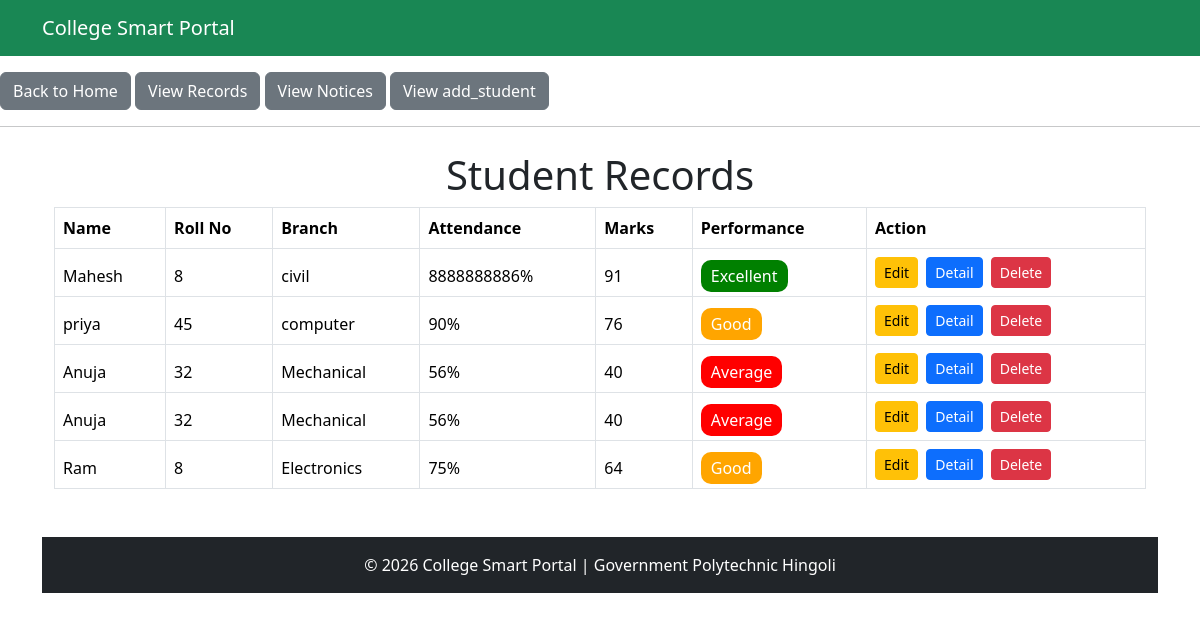
Before: /records with the older database file.
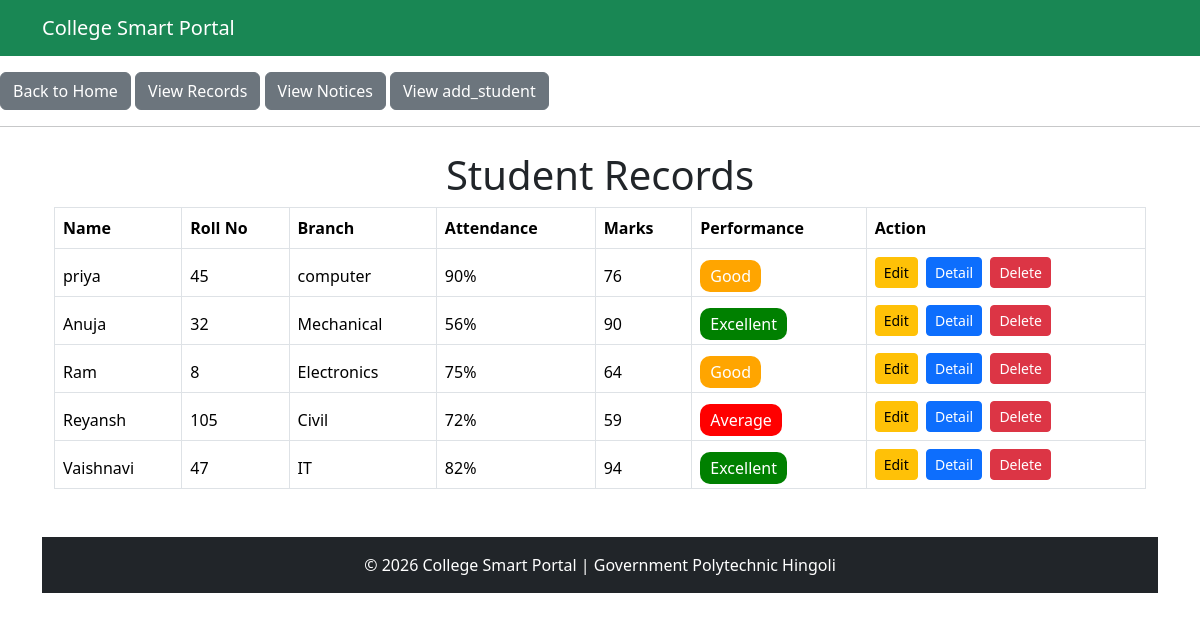
After: the same page with the newer database file.
### tables this page shows
CREATE TABLE students (
                    id INTEGER PRIMARY KEY AUTOINCREMENT,
                    name TEXT NOT NULL,
                    roll_no INTEGER NOT NULL,
                    marks INTEGER NOT NULL,
                    branch TEXT NOT NULL,
                    attendance INTEGER DEFAULT 0
                 );

### project Flask.py (the view)
@app.route('/records')
def records():
    conn = get_db()
    students = conn.execute("""
        SELECT id, name, roll_no, branch, attendance, marks
        FROM students
    """).fetchall()
    conn.close()
    return render_template('records.html', students=students)

### database.py (called while the page is built)
def get_db():
    conn = sqlite3.connect("college.db")
    return conn

### templates/records.html (shortened to what this page needs)
{% extends "base.html" %}
{% block content %}
<h1 style="text-align:center;">Student Records</h1>
<table border="1" style="width:100%; border-collapse:collapse; text-align:center;">
<table class="table table-striped table-succes table-bordered">
    <thead class="table-drak">
    <tr style="background-color:#2c3e50; color:white;">
        <th>Name</th>
        <th>Roll No</th>
        <th>Branch</th>
        <th>Attendance</th>
        <th>Marks</th>
        <th>Performance</th>
        <th>Action</th>
    </tr>
    {% for student in students %}
    <tr>
        <td>{{ student[1] }}</td>
        <td>{{ student[2] }}</td>
        <td>{{ student[3] }}</td>
        <td>{{ student[4] }}%</td>
        <td>{{ student[5] }}</td>
        <td>
            {% if student[5] >= 80 %}
                <span style="background:green;color:white;padding:5px 10px;border-radius:10px;">
                    Excellent
                </span>
            {% elif student[5] >= 60 %}
                <span style="background:orange;color:white;padding:5px 10px;border-radius:10px;">
                    Good
                </span>
            {% else %}
                <span style="background:red;color:white;padding:5px 10px;border-radius:10px;">
                    Average
                </span>
            {% endif %}
        </td>
            <td class="text-nowrap">
             <a href="{{ url_for('edit_student', id=student[0]) }}"
                  class="btn btn-warning btn-sm me-1">
                     Edit
             </a>
                <a href="{{ url_for('student_detail', id=student[0]) }}"
                    class="btn btn-primary btn-sm me-1">
                      Detail
                 </a>
                    <a href="{{ url_for('delete_student', id=student[0]) }}"
                       class="btn btn-danger btn-sm"
                         onclick="return confirm('Are you sure?')">
                              Delete
                 </a>
           </td>
     </tr>
    {% endfor %}
</table>
{% endblock %}

### templates/base.html (shortened to what this page needs)
<!DOCTYPE html>
<html>
<head>
    <link href="https://cdn.jsdelivr.net/npm/bootstrap@5.3.2/dist/css/bootstrap.min.css" rel="stylesheet">
</head>
<body>
    <nav class="navbar navbar-expand-lg navbar-dark bg-success">
        <div class="container">
            <a class="navbar-brand" href="/">College Smart Portal</a>
        </div>
    </nav>
    <a href="{{ url_for('home') }}" class="btn btn-secondary mt-3">Back to Home</a>
    <a href="{{ url_for('records') }}" class="btn btn-secondary mt-3">View Records</a>
    <a href="{{ url_for('notices') }}" class="btn btn-secondary mt-3">View Notices</a>
    <a href="{{ url_for('add_student') }}" class="btn btn-secondary mt-3">View add_student</a>
    <hr>
    <div class="container mt-4">
        <div class="container mt-4">
              {% block content %}
                 {% endblock %}
    </div>
    <footer class="bg-dark text-white text-center p-3 mt-5">
        © 2026 College Smart Portal | Government Polytechnic Hingoli
    </footer>
</body>
</html>

Changed rows visible on the page:
removed students: name "Mahesh", roll_no "8", branch "civil", attendance "8888888886", marks "91", shows "Excellent"
removed students: name "Anuja", roll_no "32", branch "Mechanical", attendance "56", marks "40", shows "Average"
changed students "Anuja": marks "40" → "90"; marks "Average" → "Excellent"
added students: name "Reyansh", roll_no "105", branch "Civil", attendance "72", marks "59", shows "Average"
added students: name "Vaishnavi", roll_no "47", branch "IT", attendance "82", marks "94", shows "Excellent"
